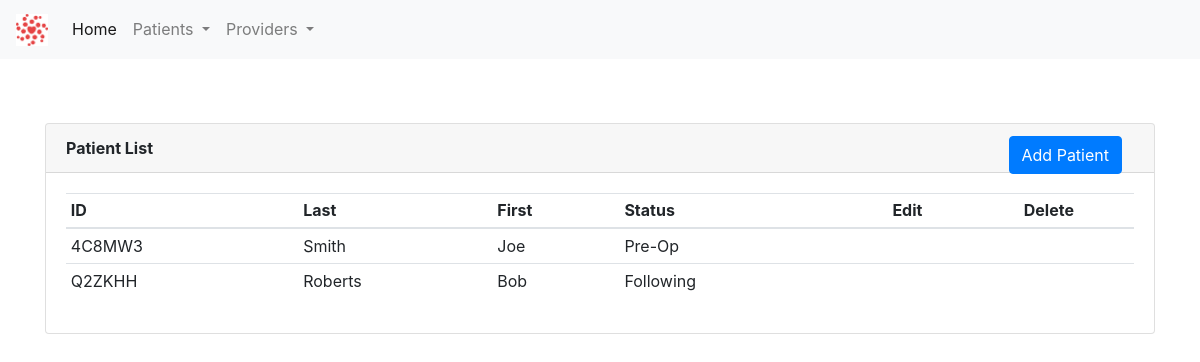
The app's page /patients/, older data.
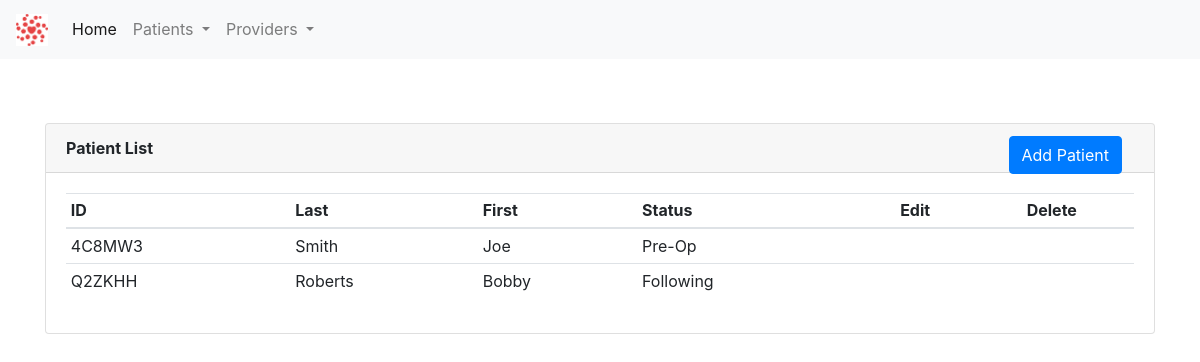
The same page, newer data.
### app/patients/patient_model.py (models this page shows, shortened)
class Patient(db.Model):
    id = db.Column(db.Integer, primary_key=True)
    first_name = db.Column(db.String(30), index=True, nullable=False, info={'label': 'First Name'})
    last_name = db.Column(db.String(30), index=True, nullable=False, info={'label': 'Last Name'})
    patient_id = db.Column(db.String(10), index=True)
    patient_status_id = db.Column(db.Integer, db.ForeignKey('patient_status.id'))
    patient_status = db.relationship(PatientStatus)

class PatientStatus(db.Model):
    id = db.Column(db.Integer, primary_key=True)
    code_name = db.Column(db.String(30), index=True, nullable=False)
    name = db.Column(db.String(60), index=True, nullable=False)
    def __str__(self):
        return self.name

### app/patients/patient.py (the view)
@patient_bp.route('/')
def view_patient_list():
    patient_list = Patient.query.all()
    return render_template('patients.html', title="Patient List", patient_list=patient_list)

### app/patients/templates/patients.html (shortened to what this page needs)
{% extends "base.html" %}
{% block content %}
    <div class="container" style="margin-top: 4rem">
        <div class="card">
          <div class="card-header">
              <b>Patient List</b>
              <a class="btn btn-primary" href="/patients/new" role="button" style="position: absolute; right: 2rem">  Add Patient</a>
          </div>
          <div class="card-body">
              <table class="table table-hover table-sm">
                  <thead>
                    <tr>
                      <th scope="col">ID</th>
                      <th scope="col">Last</th>
                      <th scope="col">First</th>
                      <th scope="col">Status</th>
                      <th style="text-align: center; vertical-align: middle" scope="col">Edit</th>
                      <th style="text-align: center; vertical-align: middle" scope="col">Delete</th>
                    </tr>
                  </thead>
                  <tbody>
                  {% for patient in patient_list %}
                    <tr>
                      <td>{{ patient.patient_id }}</td>
                      <td>{{ patient.last_name }}</td>
                      <td>{{ patient.first_name }}</td>
                      <td>{{ patient.patient_status }}</td>
                        <td style="text-align: center; vertical-align: middle"><a href="/patients/edit/{{patient.patient_id}}"></a></td>
                        <td style="text-align: center; vertical-align: middle"><a href="/patients/delete/{{ patient.patient_id }}"></a></td>
                    </tr>
                  {% endfor %}
                  </tbody>
              </table>
          </div>
        </div>
    </div>
{% endblock %}

### app/templates/base.html (shortened to what this page needs)
<!DOCTYPE html>
<html lang="en">
<head>
    <link rel="stylesheet"
          href="https://stackpath.bootstrapcdn.com/bootstrap/4.5.0/css/bootstrap.min.css"
>
    <link href="//netdna.bootstrapcdn.com/bootstrap/3.0.0/css/bootstrap-glyphicons.css" rel="stylesheet">
</head>
<body>
    <nav class="navbar navbar-expand-lg navbar-light bg-light">
      <a class="navbar-brand" href="/index"><img src="/static/images/HCA_logo.png" style="height: 2rem; width: 2rem"></a>
      <div class="collapse navbar-collapse" id="navbarSupportedContent">
        <ul class="navbar-nav mr-auto">
          <li class="nav-item active">
            <a class="nav-link" href="/index">Home <span class="sr-only">(current)</span></a>
          </li>
          <li class="nav-item dropdown">
            <a class="nav-link dropdown-toggle" href="#" id="navbarDropdown" role="button" data-toggle="dropdown" aria-haspopup="true" aria-expanded="false">
              Patients
            </a>
          </li>
          <li class="nav-item dropdown">
            <a class="nav-link dropdown-toggle" href="#" id="navbarDropdown" role="button" data-toggle="dropdown" aria-haspopup="true" aria-expanded="false">
              Providers
            </a>
          </li>
        </ul>
      </div>
    </nav>
    {% block content %}{% endblock %}
</body>
</html>

Row changes from the older to the newer data that the page shows:
changed Patient "Q2ZKHH": first_name "Bob" → "Bobby"
